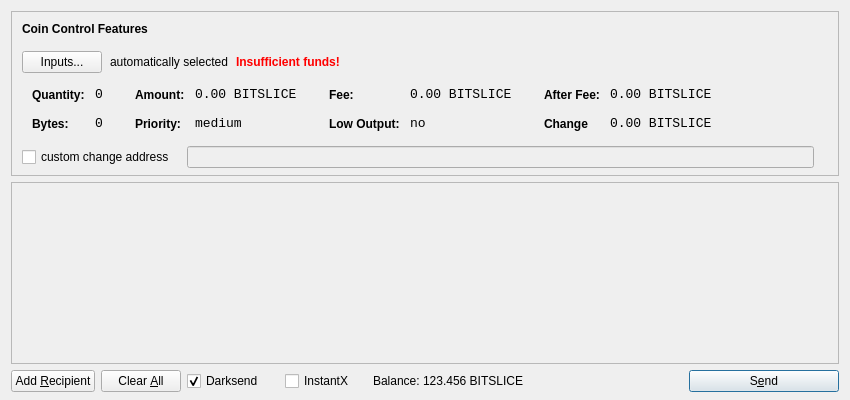
<?xml version="1.0" encoding="UTF-8"?>
<ui version="4.0">
 <class>SendCoinsDialog</class>
 <widget class="QDialog" name="SendCoinsDialog">
  <property name="geometry">
   <rect>
    <x>0</x>
    <y>0</y>
    <width>850</width>
    <height>400</height>
   </rect>
  </property>
  <property name="windowTitle">
   <string>Send Coins</string>
  </property>
  <layout class="QVBoxLayout" name="verticalLayout" stretch="0,1,0">
   <property name="bottomMargin">
    <number>8</number>
   </property>
   <item>
    <widget class="QFrame" name="frameCoinControl">
     <property name="sizePolicy">
      <sizepolicy hsizetype="Expanding" vsizetype="Expanding">
       <horstretch>0</horstretch>
       <verstretch>0</verstretch>
      </sizepolicy>
     </property>
     <property name="maximumSize">
      <size>
       <width>16777215</width>
       <height>16777215</height>
      </size>
     </property>
     <property name="frameShape">
      <enum>QFrame::StyledPanel</enum>
     </property>
     <property name="frameShadow">
      <enum>QFrame::Sunken</enum>
     </property>
     <layout class="QVBoxLayout" name="verticalLayoutCoinControl2">
      <property name="spacing">
       <number>-1</number>
      </property>
      <property name="leftMargin">
       <number>0</number>
      </property>
      <property name="topMargin">
       <number>0</number>
      </property>
      <property name="rightMargin">
       <number>0</number>
      </property>
      <property name="bottomMargin">
       <number>6</number>
      </property>
      <item>
       <layout class="QVBoxLayout" name="verticalLayoutCoinControl" stretch="0,0,0,0,1">
        <property name="spacing">
         <number>0</number>
        </property>
        <property name="leftMargin">
         <number>10</number>
        </property>
        <property name="topMargin">
         <number>10</number>
        </property>
        <item>
         <layout class="QHBoxLayout" name="horizontalLayoutCoinControl1">
          <property name="bottomMargin">
           <number>15</number>
          </property>
          <item>
           <widget class="QLabel" name="labelCoinControlFeatures">
            <property name="sizePolicy">
             <sizepolicy hsizetype="Preferred" vsizetype="Maximum">
              <horstretch>0</horstretch>
              <verstretch>0</verstretch>
             </sizepolicy>
            </property>
            <property name="font">
             <font>
              <weight>75</weight>
              <bold>true</bold>
             </font>
            </property>
            <property name="styleSheet">
             <string notr="true">font-weight:bold;</string>
            </property>
            <property name="text">
             <string>Coin Control Features</string>
            </property>
           </widget>
          </item>
         </layout>
        </item>
        <item>
         <layout class="QHBoxLayout" name="horizontalLayoutCoinControl2" stretch="0,0,0,0">
          <property name="spacing">
           <number>8</number>
          </property>
          <property name="bottomMargin">
           <number>10</number>
          </property>
          <item>
           <widget class="QPushButton" name="pushButtonCoinControl">
            <property name="styleSheet">
             <string notr="true"/>
            </property>
            <property name="text">
             <string>Inputs...</string>
            </property>
           </widget>
          </item>
          <item>
           <widget class="QLabel" name="labelCoinControlAutomaticallySelected">
            <property name="text">
             <string>automatically selected</string>
            </property>
            <property name="margin">
             <number>5</number>
            </property>
           </widget>
          </item>
          <item>
           <widget class="QLabel" name="labelCoinControlInsuffFunds">
            <property name="font">
             <font>
              <weight>75</weight>
              <bold>true</bold>
             </font>
            </property>
            <property name="styleSheet">
             <string notr="true">color:red;font-weight:bold;</string>
            </property>
            <property name="text">
             <string>Insufficient funds!</string>
            </property>
            <property name="margin">
             <number>5</number>
            </property>
           </widget>
          </item>
          <item>
           <spacer name="horizontalSpacerCoinControl">
            <property name="orientation">
             <enum>Qt::Horizontal</enum>
            </property>
            <property name="sizeHint" stdset="0">
             <size>
              <width>40</width>
              <height>1</height>
             </size>
            </property>
           </spacer>
          </item>
         </layout>
        </item>
        <item>
         <widget class="QWidget" name="widgetCoinControl" native="true">
          <property name="sizePolicy">
           <sizepolicy hsizetype="Preferred" vsizetype="Preferred">
            <horstretch>0</horstretch>
            <verstretch>0</verstretch>
           </sizepolicy>
          </property>
          <property name="minimumSize">
           <size>
            <width>0</width>
            <height>0</height>
           </size>
          </property>
          <property name="styleSheet">
           <string notr="true"/>
          </property>
          <layout class="QHBoxLayout" name="horizontalLayoutCoinControl5">
           <property name="margin">
            <number>0</number>
           </property>
           <item>
            <layout class="QHBoxLayout" name="horizontalLayoutCoinControl3" stretch="0,0,0,1">
             <property name="spacing">
              <number>20</number>
             </property>
             <property name="topMargin">
              <number>0</number>
             </property>
             <property name="bottomMargin">
              <number>10</number>
             </property>
             <item>
              <layout class="QFormLayout" name="formLayoutCoinControl1">
               <property name="horizontalSpacing">
                <number>10</number>
               </property>
               <property name="verticalSpacing">
                <number>14</number>
               </property>
               <property name="leftMargin">
                <number>10</number>
               </property>
               <property name="topMargin">
                <number>4</number>
               </property>
               <property name="rightMargin">
                <number>6</number>
               </property>
               <item row="0" column="0">
                <widget class="QLabel" name="labelCoinControlQuantityText">
                 <property name="styleSheet">
                  <string notr="true">font-weight:bold;</string>
                 </property>
                 <property name="text">
                  <string>Quantity:</string>
                 </property>
                 <property name="margin">
                  <number>0</number>
                 </property>
                </widget>
               </item>
               <item row="0" column="1">
                <widget class="QLabel" name="labelCoinControlQuantity">
                 <property name="font">
                  <font>
                   <family>Monospace</family>
                   <pointsize>10</pointsize>
                  </font>
                 </property>
                 <property name="cursor">
                  <cursorShape>IBeamCursor</cursorShape>
                 </property>
                 <property name="contextMenuPolicy">
                  <enum>Qt::ActionsContextMenu</enum>
                 </property>
                 <property name="text">
                  <string>0</string>
                 </property>
                 <property name="margin">
                  <number>0</number>
                 </property>
                 <property name="textInteractionFlags">
                  <set>Qt::LinksAccessibleByMouse|Qt::TextSelectableByKeyboard|Qt::TextSelectableByMouse</set>
                 </property>
                </widget>
               </item>
               <item row="1" column="0">
                <widget class="QLabel" name="labelCoinControlBytesText">
                 <property name="styleSheet">
                  <string notr="true">font-weight:bold;</string>
                 </property>
                 <property name="text">
                  <string>Bytes:</string>
                 </property>
                </widget>
               </item>
               <item row="1" column="1">
                <widget class="QLabel" name="labelCoinControlBytes">
                 <property name="font">
                  <font>
                   <family>Monospace</family>
                   <pointsize>10</pointsize>
                  </font>
                 </property>
                 <property name="cursor">
                  <cursorShape>IBeamCursor</cursorShape>
                 </property>
                 <property name="contextMenuPolicy">
                  <enum>Qt::ActionsContextMenu</enum>
                 </property>
                 <property name="text">
                  <string>0</string>
                 </property>
                 <property name="textInteractionFlags">
                  <set>Qt::LinksAccessibleByMouse|Qt::TextSelectableByKeyboard|Qt::TextSelectableByMouse</set>
                 </property>
                </widget>
               </item>
              </layout>
             </item>
             <item>
              <layout class="QFormLayout" name="formLayoutCoinControl2">
               <property name="horizontalSpacing">
                <number>10</number>
               </property>
               <property name="verticalSpacing">
                <number>14</number>
               </property>
               <property name="leftMargin">
                <number>6</number>
               </property>
               <property name="topMargin">
                <number>4</number>
               </property>
               <property name="rightMargin">
                <number>6</number>
               </property>
               <item row="0" column="0">
                <widget class="QLabel" name="labelCoinControlAmountText">
                 <property name="styleSheet">
                  <string notr="true">font-weight:bold;</string>
                 </property>
                 <property name="text">
                  <string>Amount:</string>
                 </property>
                 <property name="margin">
                  <number>0</number>
                 </property>
                </widget>
               </item>
               <item row="0" column="1">
                <widget class="QLabel" name="labelCoinControlAmount">
                 <property name="font">
                  <font>
                   <family>Monospace</family>
                   <pointsize>10</pointsize>
                  </font>
                 </property>
                 <property name="cursor">
                  <cursorShape>IBeamCursor</cursorShape>
                 </property>
                 <property name="contextMenuPolicy">
                  <enum>Qt::ActionsContextMenu</enum>
                 </property>
                 <property name="text">
                  <string>0.00 BITSLICE</string>
                 </property>
                 <property name="textInteractionFlags">
                  <set>Qt::LinksAccessibleByMouse|Qt::TextSelectableByKeyboard|Qt::TextSelectableByMouse</set>
                 </property>
                </widget>
               </item>
               <item row="1" column="0">
                <widget class="QLabel" name="labelCoinControlPriorityText">
                 <property name="styleSheet">
                  <string notr="true">font-weight:bold;</string>
                 </property>
                 <property name="text">
                  <string>Priority:</string>
                 </property>
                </widget>
               </item>
               <item row="1" column="1">
                <widget class="QLabel" name="labelCoinControlPriority">
                 <property name="font">
                  <font>
                   <family>Monospace</family>
                   <pointsize>10</pointsize>
                  </font>
                 </property>
                 <property name="cursor">
                  <cursorShape>IBeamCursor</cursorShape>
                 </property>
                 <property name="contextMenuPolicy">
                  <enum>Qt::ActionsContextMenu</enum>
                 </property>
                 <property name="text">
                  <string>medium</string>
                 </property>
                 <property name="textInteractionFlags">
                  <set>Qt::LinksAccessibleByMouse|Qt::TextSelectableByKeyboard|Qt::TextSelectableByMouse</set>
                 </property>
                </widget>
               </item>
              </layout>
             </item>
             <item>
              <layout class="QFormLayout" name="formLayoutCoinControl3">
               <property name="horizontalSpacing">
                <number>10</number>
               </property>
               <property name="verticalSpacing">
                <number>14</number>
               </property>
               <property name="leftMargin">
                <number>6</number>
               </property>
               <property name="topMargin">
                <number>4</number>
               </property>
               <property name="rightMargin">
                <number>6</number>
               </property>
               <item row="0" column="0">
                <widget class="QLabel" name="labelCoinControlFeeText">
                 <property name="styleSheet">
                  <string notr="true">font-weight:bold;</string>
                 </property>
                 <property name="text">
                  <string>Fee:</string>
                 </property>
                 <property name="margin">
                  <number>0</number>
                 </property>
                </widget>
               </item>
               <item row="0" column="1">
                <widget class="QLabel" name="labelCoinControlFee">
                 <property name="font">
                  <font>
                   <family>Monospace</family>
                   <pointsize>10</pointsize>
                  </font>
                 </property>
                 <property name="cursor">
                  <cursorShape>IBeamCursor</cursorShape>
                 </property>
                 <property name="contextMenuPolicy">
                  <enum>Qt::ActionsContextMenu</enum>
                 </property>
                 <property name="text">
                  <string>0.00 BITSLICE</string>
                 </property>
                 <property name="textInteractionFlags">
                  <set>Qt::LinksAccessibleByMouse|Qt::TextSelectableByKeyboard|Qt::TextSelectableByMouse</set>
                 </property>
                </widget>
               </item>
               <item row="1" column="0">
                <widget class="QLabel" name="labelCoinControlLowOutputText">
                 <property name="styleSheet">
                  <string notr="true">font-weight:bold;</string>
                 </property>
                 <property name="text">
                  <string>Low Output:</string>
                 </property>
                </widget>
               </item>
               <item row="1" column="1">
                <widget class="QLabel" name="labelCoinControlLowOutput">
                 <property name="font">
                  <font>
                   <family>Monospace</family>
                   <pointsize>10</pointsize>
                  </font>
                 </property>
                 <property name="cursor">
                  <cursorShape>IBeamCursor</cursorShape>
                 </property>
                 <property name="contextMenuPolicy">
                  <enum>Qt::ActionsContextMenu</enum>
                 </property>
                 <property name="text">
                  <string>no</string>
                 </property>
                 <property name="textInteractionFlags">
                  <set>Qt::LinksAccessibleByMouse|Qt::TextSelectableByKeyboard|Qt::TextSelectableByMouse</set>
                 </property>
                </widget>
               </item>
              </layout>
             </item>
             <item>
              <layout class="QFormLayout" name="formLayoutCoinControl4">
               <property name="horizontalSpacing">
                <number>10</number>
               </property>
               <property name="verticalSpacing">
                <number>14</number>
               </property>
               <property name="leftMargin">
                <number>6</number>
               </property>
               <property name="topMargin">
                <number>4</number>
               </property>
               <property name="rightMargin">
                <number>6</number>
               </property>
               <item row="0" column="0">
                <widget class="QLabel" name="labelCoinControlAfterFeeText">
                 <property name="styleSheet">
                  <string notr="true">font-weight:bold;</string>
                 </property>
                 <property name="text">
                  <string>After Fee:</string>
                 </property>
                 <property name="margin">
                  <number>0</number>
                 </property>
                </widget>
               </item>
               <item row="0" column="1">
                <widget class="QLabel" name="labelCoinControlAfterFee">
                 <property name="font">
                  <font>
                   <family>Monospace</family>
                   <pointsize>10</pointsize>
                  </font>
                 </property>
                 <property name="cursor">
                  <cursorShape>IBeamCursor</cursorShape>
                 </property>
                 <property name="contextMenuPolicy">
                  <enum>Qt::ActionsContextMenu</enum>
                 </property>
                 <property name="text">
                  <string>0.00 BITSLICE</string>
                 </property>
                 <property name="textInteractionFlags">
                  <set>Qt::LinksAccessibleByMouse|Qt::TextSelectableByKeyboard|Qt::TextSelectableByMouse</set>
                 </property>
                </widget>
               </item>
               <item row="1" column="0">
                <widget class="QLabel" name="labelCoinControlChangeText">
                 <property name="styleSheet">
                  <string notr="true">font-weight:bold;</string>
                 </property>
                 <property name="text">
                  <string>Change</string>
                 </property>
                </widget>
               </item>
               <item row="1" column="1">
                <widget class="QLabel" name="labelCoinControlChange">
                 <property name="font">
                  <font>
                   <family>Monospace</family>
                   <pointsize>10</pointsize>
                  </font>
                 </property>
                 <property name="cursor">
                  <cursorShape>IBeamCursor</cursorShape>
                 </property>
                 <property name="contextMenuPolicy">
                  <enum>Qt::ActionsContextMenu</enum>
                 </property>
                 <property name="text">
                  <string>0.00 BITSLICE</string>
                 </property>
                 <property name="textInteractionFlags">
                  <set>Qt::LinksAccessibleByMouse|Qt::TextSelectableByKeyboard|Qt::TextSelectableByMouse</set>
                 </property>
                </widget>
               </item>
              </layout>
             </item>
            </layout>
           </item>
          </layout>
         </widget>
        </item>
        <item>
         <layout class="QHBoxLayout" name="horizontalLayoutCoinControl4" stretch="0,0,0">
          <property name="spacing">
           <number>12</number>
          </property>
          <property name="sizeConstraint">
           <enum>QLayout::SetDefaultConstraint</enum>
          </property>
          <property name="topMargin">
           <number>5</number>
          </property>
          <property name="rightMargin">
           <number>5</number>
          </property>
          <item>
           <widget class="QCheckBox" name="checkBoxCoinControlChange">
            <property name="text">
             <string>custom change address</string>
            </property>
           </widget>
          </item>
          <item>
           <widget class="QLineEdit" name="lineEditCoinControlChange">
            <property name="enabled">
             <bool>false</bool>
            </property>
            <property name="sizePolicy">
             <sizepolicy hsizetype="Expanding" vsizetype="Fixed">
              <horstretch>0</horstretch>
              <verstretch>0</verstretch>
             </sizepolicy>
            </property>
           </widget>
          </item>
          <item>
           <widget class="QLabel" name="labelCoinControlChangeLabel">
            <property name="sizePolicy">
             <sizepolicy hsizetype="Preferred" vsizetype="Expanding">
              <horstretch>0</horstretch>
              <verstretch>0</verstretch>
             </sizepolicy>
            </property>
            <property name="minimumSize">
             <size>
              <width>0</width>
              <height>0</height>
             </size>
            </property>
            <property name="text">
             <string/>
            </property>
            <property name="margin">
             <number>3</number>
            </property>
           </widget>
          </item>
         </layout>
        </item>
        <item>
         <spacer name="verticalSpacerCoinControl">
          <property name="orientation">
           <enum>Qt::Vertical</enum>
          </property>
          <property name="sizeHint" stdset="0">
           <size>
            <width>800</width>
            <height>1</height>
           </size>
          </property>
         </spacer>
        </item>
       </layout>
      </item>
     </layout>
    </widget>
   </item>
   <item>
    <widget class="QScrollArea" name="scrollArea">
     <property name="widgetResizable">
      <bool>true</bool>
     </property>
     <widget class="QWidget" name="scrollAreaWidgetContents">
      <property name="geometry">
       <rect>
        <x>0</x>
        <y>0</y>
        <width>830</width>
        <height>165</height>
       </rect>
      </property>
      <layout class="QVBoxLayout" name="verticalLayout_2">
       <property name="margin">
        <number>0</number>
       </property>
       <item>
        <layout class="QVBoxLayout" name="entries">
         <property name="spacing">
          <number>6</number>
         </property>
        </layout>
       </item>
       <item>
        <spacer name="verticalSpacer">
         <property name="orientation">
          <enum>Qt::Vertical</enum>
         </property>
         <property name="sizeHint" stdset="0">
          <size>
           <width>20</width>
           <height>40</height>
          </size>
         </property>
        </spacer>
       </item>
      </layout>
     </widget>
    </widget>
   </item>
   <item>
    <layout class="QHBoxLayout" name="horizontalLayout">
     <item>
      <widget class="QPushButton" name="addButton">
       <property name="toolTip">
        <string>Send to multiple recipients at once</string>
       </property>
       <property name="text">
        <string>Add &amp;Recipient</string>
       </property>
       <property name="autoDefault">
        <bool>false</bool>
       </property>
      </widget>
     </item>
     <item>
      <widget class="QPushButton" name="clearButton">
       <property name="sizePolicy">
        <sizepolicy hsizetype="Minimum" vsizetype="Fixed">
         <horstretch>0</horstretch>
         <verstretch>0</verstretch>
        </sizepolicy>
       </property>
       <property name="toolTip">
        <string>Remove all transaction fields</string>
       </property>
       <property name="text">
        <string>Clear &amp;All</string>
       </property>
       <property name="autoRepeatDelay">
        <number>300</number>
       </property>
       <property name="autoDefault">
        <bool>false</bool>
       </property>
      </widget>
     </item>
     <item>
      <layout class="QHBoxLayout" name="horizontalLayout_2">
       <property name="spacing">
        <number>3</number>
       </property>
        <item>
        <widget class="QCheckBox" name="checkUseDarksend">
         <property name="minimumSize">
          <size>
           <width>95</width>
           <height>0</height>
          </size>
         </property>
         <property name="text">
          <string>Darksend</string>
         </property>
         <property name="checked">
          <bool>true</bool>
         </property>
        </widget>
       </item>
       <item>
        <widget class="QCheckBox" name="checkInstantX">
         <property name="enabled">
          <bool>true</bool>
         </property>
         <property name="minimumSize">
          <size>
           <width>85</width>
           <height>0</height>
          </size>
         </property>
         <property name="text">
          <string>InstantX</string>
         </property>
        </widget>
       </item>
       <item>
        <widget class="QLabel" name="label">
         <property name="sizePolicy">
          <sizepolicy hsizetype="Preferred" vsizetype="Fixed">
           <horstretch>0</horstretch>
           <verstretch>0</verstretch>
          </sizepolicy>
         </property>
         <property name="text">
          <string>Balance:</string>
         </property>
        </widget>
       </item>
       <item>
        <widget class="QLabel" name="labelBalance">
         <property name="sizePolicy">
          <sizepolicy hsizetype="Preferred" vsizetype="Fixed">
           <horstretch>0</horstretch>
           <verstretch>0</verstretch>
          </sizepolicy>
         </property>
         <property name="cursor">
          <cursorShape>IBeamCursor</cursorShape>
         </property>
         <property name="text">
          <string>123.456 BITSLICE</string>
         </property>
         <property name="textInteractionFlags">
          <set>Qt::LinksAccessibleByMouse|Qt::TextSelectableByKeyboard|Qt::TextSelectableByMouse</set>
         </property>
        </widget>
       </item>
      </layout>
     </item>
     <item>
      <spacer name="horizontalSpacer">
       <property name="orientation">
        <enum>Qt::Horizontal</enum>
       </property>
       <property name="sizeHint" stdset="0">
        <size>
         <width>40</width>
         <height>20</height>
        </size>
       </property>
      </spacer>
     </item>
     <item>
      <widget class="QPushButton" name="sendButton">
       <property name="minimumSize">
        <size>
         <width>150</width>
         <height>0</height>
        </size>
       </property>
       <property name="toolTip">
        <string>Confirm the send action</string>
       </property>
       <property name="text">
        <string>S&amp;end</string>
       </property>
       <property name="icon">
        <iconset resource="../bitcoin.qrc">
         <normaloff>:/icons/send</normaloff>:/icons/send</iconset>
       </property>
       <property name="default">
        <bool>true</bool>
       </property>
      </widget>
     </item>
    </layout>
   </item>
  </layout>
 </widget>
 <resources>
  <include location="../bitcoin.qrc"/>
 </resources>
 <connections/>
</ui>
